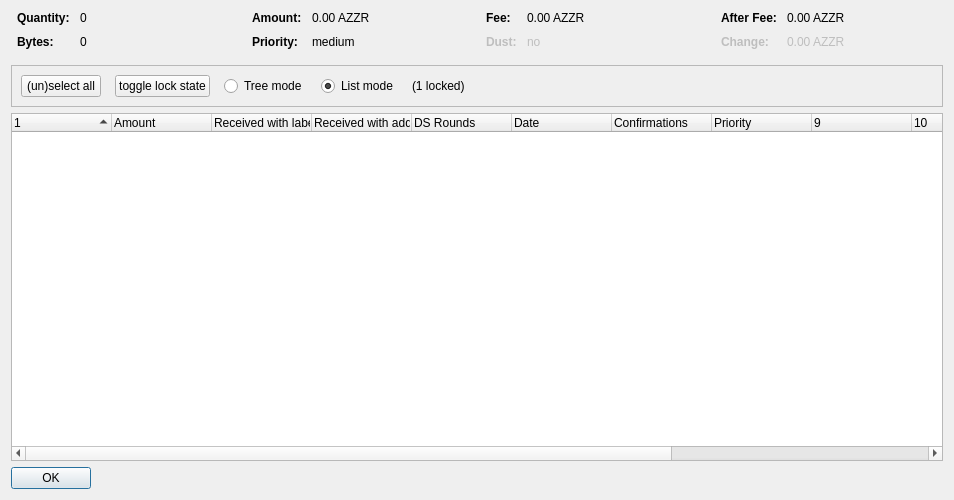
<?xml version="1.0" encoding="UTF-8"?>
<ui version="4.0">
 <class>CoinControlDialog</class>
 <widget class="QDialog" name="CoinControlDialog">
  <property name="geometry">
   <rect>
    <x>0</x>
    <y>0</y>
    <width>954</width>
    <height>500</height>
   </rect>
  </property>
  <property name="windowTitle">
   <string>Coin Selection</string>
  </property>
  <layout class="QVBoxLayout" name="verticalLayout">
   <item>
    <layout class="QHBoxLayout" name="horizontalLayoutTop" stretch="0,0,0,0">
     <property name="topMargin">
      <number>0</number>
     </property>
     <property name="bottomMargin">
      <number>10</number>
     </property>
     <item>
      <layout class="QFormLayout" name="formLayoutCoinControl1">
       <property name="horizontalSpacing">
        <number>10</number>
       </property>
       <property name="verticalSpacing">
        <number>10</number>
       </property>
       <property name="leftMargin">
        <number>6</number>
       </property>
       <property name="rightMargin">
        <number>6</number>
       </property>
       <item row="0" column="0">
        <widget class="QLabel" name="labelCoinControlQuantityText">
         <property name="font">
          <font>
           <weight>75</weight>
           <bold>true</bold>
          </font>
         </property>
         <property name="text">
          <string>Quantity:</string>
         </property>
        </widget>
       </item>
       <item row="0" column="1">
        <widget class="QLabel" name="labelCoinControlQuantity">
         <property name="cursor">
          <cursorShape>IBeamCursor</cursorShape>
         </property>
         <property name="contextMenuPolicy">
          <enum>Qt::ActionsContextMenu</enum>
         </property>
         <property name="text">
          <string notr="true">0</string>
         </property>
         <property name="textInteractionFlags">
          <set>Qt::LinksAccessibleByMouse|Qt::TextSelectableByKeyboard|Qt::TextSelectableByMouse</set>
         </property>
        </widget>
       </item>
       <item row="1" column="0">
        <widget class="QLabel" name="labelCoinControlBytesText">
         <property name="font">
          <font>
           <weight>75</weight>
           <bold>true</bold>
          </font>
         </property>
         <property name="text">
          <string>Bytes:</string>
         </property>
        </widget>
       </item>
       <item row="1" column="1">
        <widget class="QLabel" name="labelCoinControlBytes">
         <property name="cursor">
          <cursorShape>IBeamCursor</cursorShape>
         </property>
         <property name="contextMenuPolicy">
          <enum>Qt::ActionsContextMenu</enum>
         </property>
         <property name="text">
          <string notr="true">0</string>
         </property>
         <property name="textInteractionFlags">
          <set>Qt::LinksAccessibleByMouse|Qt::TextSelectableByKeyboard|Qt::TextSelectableByMouse</set>
         </property>
        </widget>
       </item>
      </layout>
     </item>
     <item>
      <layout class="QFormLayout" name="formLayoutCoinControl2">
       <property name="horizontalSpacing">
        <number>10</number>
       </property>
       <property name="verticalSpacing">
        <number>10</number>
       </property>
       <property name="leftMargin">
        <number>6</number>
       </property>
       <property name="rightMargin">
        <number>6</number>
       </property>
       <item row="0" column="0">
        <widget class="QLabel" name="labelCoinControlAmountText">
         <property name="font">
          <font>
           <weight>75</weight>
           <bold>true</bold>
          </font>
         </property>
         <property name="text">
          <string>Amount:</string>
         </property>
        </widget>
       </item>
       <item row="0" column="1">
        <widget class="QLabel" name="labelCoinControlAmount">
         <property name="cursor">
          <cursorShape>IBeamCursor</cursorShape>
         </property>
         <property name="contextMenuPolicy">
          <enum>Qt::ActionsContextMenu</enum>
         </property>
         <property name="text">
          <string notr="true">0.00 AZZR</string>
         </property>
         <property name="textInteractionFlags">
          <set>Qt::LinksAccessibleByMouse|Qt::TextSelectableByKeyboard|Qt::TextSelectableByMouse</set>
         </property>
        </widget>
       </item>
       <item row="1" column="0">
        <widget class="QLabel" name="labelCoinControlPriorityText">
         <property name="font">
          <font>
           <weight>75</weight>
           <bold>true</bold>
          </font>
         </property>
         <property name="text">
          <string>Priority:</string>
         </property>
        </widget>
       </item>
       <item row="1" column="1">
        <widget class="QLabel" name="labelCoinControlPriority">
         <property name="cursor">
          <cursorShape>IBeamCursor</cursorShape>
         </property>
         <property name="contextMenuPolicy">
          <enum>Qt::ActionsContextMenu</enum>
         </property>
         <property name="text">
          <string>medium</string>
         </property>
         <property name="textInteractionFlags">
          <set>Qt::LinksAccessibleByMouse|Qt::TextSelectableByKeyboard|Qt::TextSelectableByMouse</set>
         </property>
        </widget>
       </item>
      </layout>
     </item>
     <item>
      <layout class="QFormLayout" name="formLayoutCoinControl3">
       <property name="horizontalSpacing">
        <number>10</number>
       </property>
       <property name="verticalSpacing">
        <number>10</number>
       </property>
       <property name="leftMargin">
        <number>6</number>
       </property>
       <property name="rightMargin">
        <number>6</number>
       </property>
       <item row="0" column="0">
        <widget class="QLabel" name="labelCoinControlFeeText">
         <property name="font">
          <font>
           <weight>75</weight>
           <bold>true</bold>
          </font>
         </property>
         <property name="text">
          <string>Fee:</string>
         </property>
        </widget>
       </item>
       <item row="0" column="1">
        <widget class="QLabel" name="labelCoinControlFee">
         <property name="cursor">
          <cursorShape>IBeamCursor</cursorShape>
         </property>
         <property name="contextMenuPolicy">
          <enum>Qt::ActionsContextMenu</enum>
         </property>
         <property name="text">
          <string notr="true">0.00 AZZR</string>
         </property>
         <property name="textInteractionFlags">
          <set>Qt::LinksAccessibleByMouse|Qt::TextSelectableByKeyboard|Qt::TextSelectableByMouse</set>
         </property>
        </widget>
       </item>
       <item row="1" column="0">
        <widget class="QLabel" name="labelCoinControlLowOutputText">
         <property name="enabled">
          <bool>false</bool>
         </property>
         <property name="font">
          <font>
           <weight>75</weight>
           <bold>true</bold>
          </font>
         </property>
         <property name="text">
          <string>Dust:</string>
         </property>
        </widget>
       </item>
       <item row="1" column="1">
        <widget class="QLabel" name="labelCoinControlLowOutput">
         <property name="enabled">
          <bool>false</bool>
         </property>
         <property name="cursor">
          <cursorShape>IBeamCursor</cursorShape>
         </property>
         <property name="contextMenuPolicy">
          <enum>Qt::ActionsContextMenu</enum>
         </property>
         <property name="text">
          <string>no</string>
         </property>
         <property name="textInteractionFlags">
          <set>Qt::LinksAccessibleByMouse|Qt::TextSelectableByKeyboard|Qt::TextSelectableByMouse</set>
         </property>
        </widget>
       </item>
      </layout>
     </item>
     <item>
      <layout class="QFormLayout" name="formLayoutCoinControl4">
       <property name="horizontalSpacing">
        <number>10</number>
       </property>
       <property name="verticalSpacing">
        <number>10</number>
       </property>
       <property name="leftMargin">
        <number>6</number>
       </property>
       <property name="rightMargin">
        <number>6</number>
       </property>
       <item row="0" column="0">
        <widget class="QLabel" name="labelCoinControlAfterFeeText">
         <property name="font">
          <font>
           <weight>75</weight>
           <bold>true</bold>
          </font>
         </property>
         <property name="text">
          <string>After Fee:</string>
         </property>
        </widget>
       </item>
       <item row="0" column="1">
        <widget class="QLabel" name="labelCoinControlAfterFee">
         <property name="cursor">
          <cursorShape>IBeamCursor</cursorShape>
         </property>
         <property name="contextMenuPolicy">
          <enum>Qt::ActionsContextMenu</enum>
         </property>
         <property name="text">
          <string notr="true">0.00 AZZR</string>
         </property>
         <property name="textInteractionFlags">
          <set>Qt::LinksAccessibleByMouse|Qt::TextSelectableByKeyboard|Qt::TextSelectableByMouse</set>
         </property>
        </widget>
       </item>
       <item row="1" column="0">
        <widget class="QLabel" name="labelCoinControlChangeText">
         <property name="enabled">
          <bool>false</bool>
         </property>
         <property name="font">
          <font>
           <weight>75</weight>
           <bold>true</bold>
          </font>
         </property>
         <property name="text">
          <string>Change:</string>
         </property>
        </widget>
       </item>
       <item row="1" column="1">
        <widget class="QLabel" name="labelCoinControlChange">
         <property name="enabled">
          <bool>false</bool>
         </property>
         <property name="cursor">
          <cursorShape>IBeamCursor</cursorShape>
         </property>
         <property name="contextMenuPolicy">
          <enum>Qt::ActionsContextMenu</enum>
         </property>
         <property name="text">
          <string notr="true">0.00 AZZR</string>
         </property>
         <property name="textInteractionFlags">
          <set>Qt::LinksAccessibleByMouse|Qt::TextSelectableByKeyboard|Qt::TextSelectableByMouse</set>
         </property>
        </widget>
       </item>
      </layout>
     </item>
    </layout>
   </item>
   <item>
    <widget class="QFrame" name="frame">
     <property name="minimumSize">
      <size>
       <width>0</width>
       <height>40</height>
      </size>
     </property>
     <property name="frameShape">
      <enum>QFrame::StyledPanel</enum>
     </property>
     <property name="frameShadow">
      <enum>QFrame::Sunken</enum>
     </property>
     <layout class="QHBoxLayout" name="horizontalLayout">
      <item>
       <layout class="QHBoxLayout" name="horizontalLayoutPanel" stretch="0,0,0,0,0,0">
        <property name="spacing">
         <number>14</number>
        </property>
        <item>
         <widget class="QPushButton" name="pushButtonSelectAll">
          <property name="sizePolicy">
           <sizepolicy hsizetype="Maximum" vsizetype="Fixed">
            <horstretch>0</horstretch>
            <verstretch>0</verstretch>
           </sizepolicy>
          </property>
          <property name="text">
           <string>(un)select all</string>
          </property>
          <property name="autoDefault">
           <bool>false</bool>
          </property>
         </widget>
        </item>
        <item>
         <widget class="QPushButton" name="pushButtonToggleLock">
          <property name="sizePolicy">
           <sizepolicy hsizetype="Maximum" vsizetype="Fixed">
            <horstretch>0</horstretch>
            <verstretch>0</verstretch>
           </sizepolicy>
          </property>
          <property name="text">
           <string>toggle lock state</string>
          </property>
          <property name="autoDefault">
           <bool>false</bool>
          </property>
         </widget>
        </item>
        <item>
         <widget class="QRadioButton" name="radioTreeMode">
          <property name="sizePolicy">
           <sizepolicy hsizetype="Maximum" vsizetype="Fixed">
            <horstretch>0</horstretch>
            <verstretch>0</verstretch>
           </sizepolicy>
          </property>
          <property name="text">
           <string>Tree mode</string>
          </property>
         </widget>
        </item>
        <item>
         <widget class="QRadioButton" name="radioListMode">
          <property name="sizePolicy">
           <sizepolicy hsizetype="Maximum" vsizetype="Fixed">
            <horstretch>0</horstretch>
            <verstretch>0</verstretch>
           </sizepolicy>
          </property>
          <property name="text">
           <string>List mode</string>
          </property>
          <property name="checked">
           <bool>true</bool>
          </property>
         </widget>
        </item>
        <item>
         <widget class="QLabel" name="labelLocked">
          <property name="text">
           <string>(1 locked)</string>
          </property>
         </widget>
        </item>
        <item>
         <spacer name="horizontalSpacer">
          <property name="orientation">
           <enum>Qt::Horizontal</enum>
          </property>
          <property name="sizeHint" stdset="0">
           <size>
            <width>40</width>
            <height>20</height>
           </size>
          </property>
         </spacer>
        </item>
       </layout>
      </item>
     </layout>
    </widget>
   </item>
   <item>
    <widget class="CoinControlTreeWidget" name="treeWidget">
     <property name="contextMenuPolicy">
      <enum>Qt::CustomContextMenu</enum>
     </property>
     <property name="sortingEnabled">
      <bool>false</bool>
     </property>
     <property name="columnCount">
      <number>13</number>
     </property>
     <attribute name="headerShowSortIndicator" stdset="0">
      <bool>true</bool>
     </attribute>
     <attribute name="headerStretchLastSection">
      <bool>false</bool>
     </attribute>
     <column>
      <property name="text">
       <string/>
      </property>
     </column>
     <column>
      <property name="text">
       <string>Amount</string>
      </property>
     </column>
     <column>
      <property name="text">
       <string>Received with label</string>
      </property>
     </column>
     <column>
      <property name="text">
       <string>Received with address</string>
      </property>
     </column>
     <column>
      <property name="text">
       <string>DS Rounds</string>
      </property>
     </column>
     <column>
      <property name="text">
       <string>Date</string>
      </property>
     </column>
     <column>
      <property name="text">
       <string>Confirmations</string>
      </property>
      <property name="toolTip">
       <string>Confirmed</string>
      </property>
     </column>
     <column>
      <property name="text">
       <string>Priority</string>
      </property>
     </column>
     <column>
      <property name="text">
       <string/>
      </property>
     </column>
     <column>
      <property name="text">
       <string/>
      </property>
     </column>
     <column>
      <property name="text">
       <string/>
      </property>
     </column>
     <column>
      <property name="text">
       <string/>
      </property>
     </column>
     <column>
      <property name="text">
       <string/>
      </property>
     </column>
    </widget>
   </item>
   <item>
    <widget class="QDialogButtonBox" name="buttonBox">
     <property name="sizePolicy">
      <sizepolicy hsizetype="Maximum" vsizetype="Fixed">
       <horstretch>0</horstretch>
       <verstretch>0</verstretch>
      </sizepolicy>
     </property>
     <property name="orientation">
      <enum>Qt::Horizontal</enum>
     </property>
     <property name="standardButtons">
      <set>QDialogButtonBox::Ok</set>
     </property>
    </widget>
   </item>
  </layout>
 </widget>
 <customwidgets>
  <customwidget>
   <class>CoinControlTreeWidget</class>
   <extends>QTreeWidget</extends>
   <header>coincontroltreewidget.h</header>
  </customwidget>
 </customwidgets>
 <resources/>
 <connections/>
</ui>
